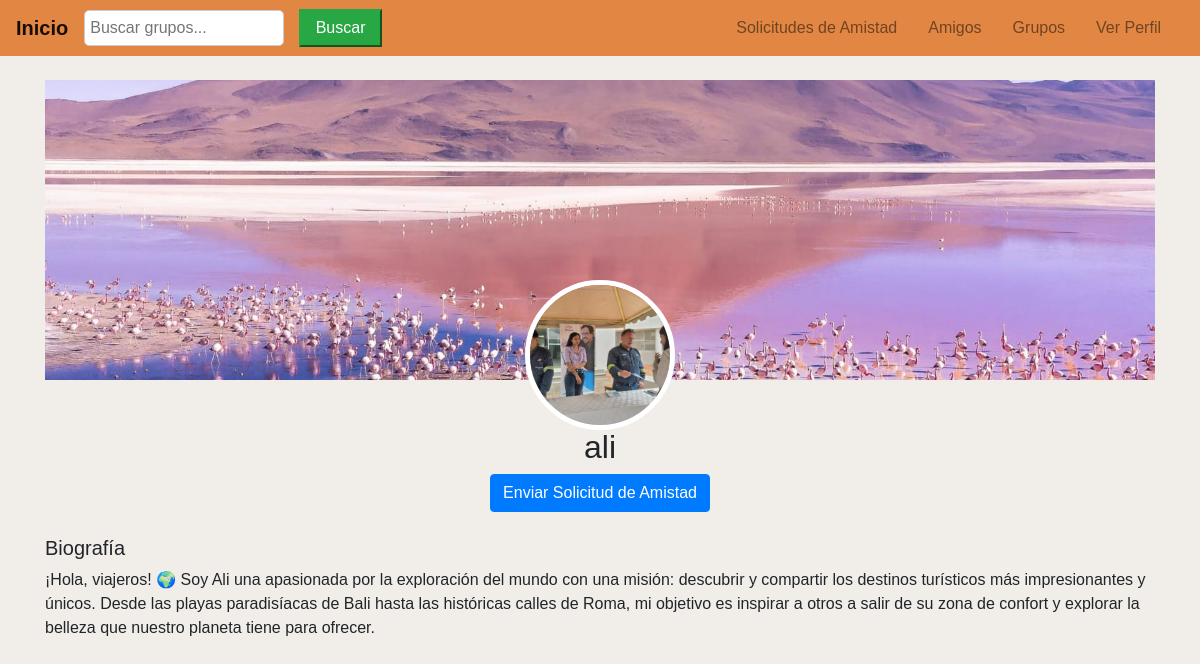
Screenshot of /inicio/perfil/2/ (signed in) with the database file from the repository.
### inicio/models.py (models this page shows, shortened)
class PerfilUsuario(models.Model):
    usuario = models.OneToOneField(settings.AUTH_USER_MODEL, on_delete=models.CASCADE)
    amigos = models.ManyToManyField(settings.AUTH_USER_MODEL, related_name='amigos', blank=True)
    biografia = models.TextField(blank=True, null=True)
    foto_perfil = models.ImageField(upload_to='perfil/', blank=True, null=True)
    foto_portada = models.ImageField(upload_to='portadas/', blank=True, null=True)

class Usuario(AbstractBaseUser, PermissionsMixin):
    email = models.EmailField(unique=True)  # Email único para el usuario
    nombres = models.CharField(max_length=100)  # Nombres del usuario
    nombre_usuario = models.CharField(max_length=100, unique=True)  # Nombre de usuario único
    is_staff = models.BooleanField(default=False)  # Permite acceso al admin
    is_active = models.BooleanField(default=True)  # Marca si el usuario está activo
    last_login = models.DateTimeField(null=True, blank=True)  # Fecha del último inicio de sesión
    groups = models.ManyToManyField(
        'auth.Group',
        related_name='%(class)s_set',  # `related_name` único para este modelo
        blank=True,
        help_text='The groups this user belongs to.',
        verbose_name='groups'
    )
    user_permissions = models.ManyToManyField(
        'auth.Permission',
        related_name='%(class)s_permissions',  # `related_name` único para este modelo
        blank=True,
        help_text='Specific permissions for this user.',
        verbose_name='user permissions'
    )
    objects = UsuarioManager()  # Asigna el manager personalizado
    USERNAME_FIELD = 'email'  # Campo utilizado para el inicio de sesión
    REQUIRED_FIELDS = ['nombres', 'nombre_usuario']  # Campos requeridos al crear un superusuario

### inicio/views.py (the view)
# urls.py: path('perfil/<int:usuario_id>/', views.ver_perfil, name='ver_perfil'),
@login_required
def ver_perfil(request, usuario_id):
    perfil = get_object_or_404(PerfilUsuario, usuario_id=usuario_id)
    es_propietario = perfil.usuario == request.user
    solicitud = Amistad.objects.filter(solicitante=request.user, receptor=perfil.usuario).first()
    solicitud_enviada = solicitud is not None
    es_amigo = request.user in perfil.usuario.perfilusuario.amigos.all()
    return render(request, 'perfil/ver_perfil.html', {
        'perfil': perfil,
        'solicitud_enviada': solicitud_enviada,
        'es_amigo': es_amigo,
        'es_propietario': es_propietario
    })

### inicio/templates/perfil/ver_perfil.html (shortened to what this page needs)
{% extends 'base.html' %}
{% load static %}
{% block content %}
<div class="container mt-4 text-center">
    <div class="position-relative">
        {% if perfil.foto_portada %}
            <img src="{{ perfil.foto_portada.url }}" alt="Foto de portada" class="img-fluid w-100" style="height: 300px; object-fit: cover;">
        {% else %}
            <img src="{% static 'default-cover.png' %}" alt="Foto de portada" class="img-fluid w-100" style="height: 300px; object-fit: cover;">
        {% endif %}
        <div class="position-absolute" style="bottom: -50px; left: 50%; transform: translateX(-50%);">
            {% if perfil.foto_perfil %}
                <img src="{{ perfil.foto_perfil.url }}" alt="Foto de perfil" class="rounded-circle" style="width: 150px; height: 150px; object-fit: cover; border: 5px solid white;">
            {% else %}
                <img src="{% static 'default-profile.png' %}" alt="Foto de perfil" class="rounded-circle" style="width: 150px; height: 150px; object-fit: cover; border: 5px solid white;">
            {% endif %}
        </div>
    </div>
    <div class="mt-5">
        <h2>{{ perfil.usuario.nombre_usuario }}</h2>
        {% if es_propietario %}
            <a href="{% url 'editar_perfil' %}" class="btn btn-warning">Editar Perfil</a>
        {% else %}
            {% if not solicitud_enviada %}
                {% if not es_amigo %}
                    <form method="post" action="{% url 'enviar_solicitud' usuario_id=perfil.usuario.id %}">
                        <button type="submit" class="btn btn-primary">Enviar Solicitud de Amistad</button>
                    </form>
                {% endif %}
            {% else %}
                <p>Ya has enviado una solicitud de amistad a {{ perfil.usuario.nombre_usuario }}.</p>
            {% endif %}
        {% endif %}
    </div>
    <div class="text-left mt-4">
        <h5>Biografía</h5>
        <p>{{ perfil.biografia }}</p>
    </div>
</div>
{% endblock %}

### static/css/style.css (style rules this page uses)
body { background-color: #f1eeea; font-family: 'Arial', sans-serif; }
.container { margin-top: 20px; }

### rows the page displays
PerfilUsuario: foto_portada (picture), foto_perfil (picture), usuario.nombre_usuario "ali", biografia "¡Hola, viajeros! 🌍 Soy Ali una apasionada por la exploración del mundo con una misión: descubrir y compartir los destinos turísticos más impresionantes y únicos. Desde las playas paradisíacas de Bali hasta las históricas calles de Roma, mi objetivo es inspirar a otros a salir de su zona de confort y explorar la belleza que nuestro planeta tiene para ofrecer."
